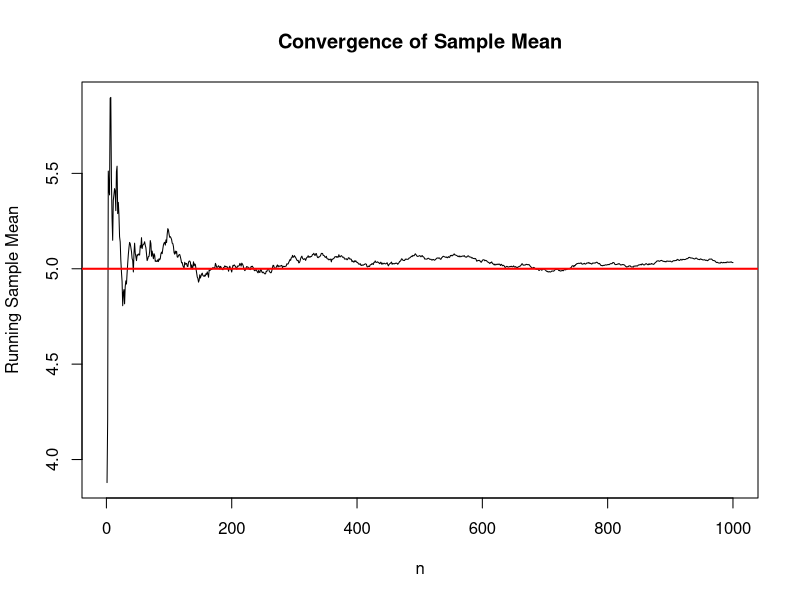

R code for this plot:
## ---- chunk 1
knitr::opts_chunk$set(echo = TRUE)
## ---- chunk 2
# Number of observations
n <- 1000

# Generate iid observations from N(5, 4)
set.seed(123)
x <- rnorm(n, mean = 5, sd = 2)  # use sqrt(4), rnorm takes the standard deviation

# Compute the running sample mean
x_mean <- cumsum(x) / (1:n)  # element wise vector division

# Plot the running sample mean
plot(1:n, x_mean,
     type = "l",
     xlab = "n",
     ylab = "Running Sample Mean",
     main = "Convergence of Sample Mean")

# Add the true population mean
abline(h = 5, col = "red", lwd = 2)
